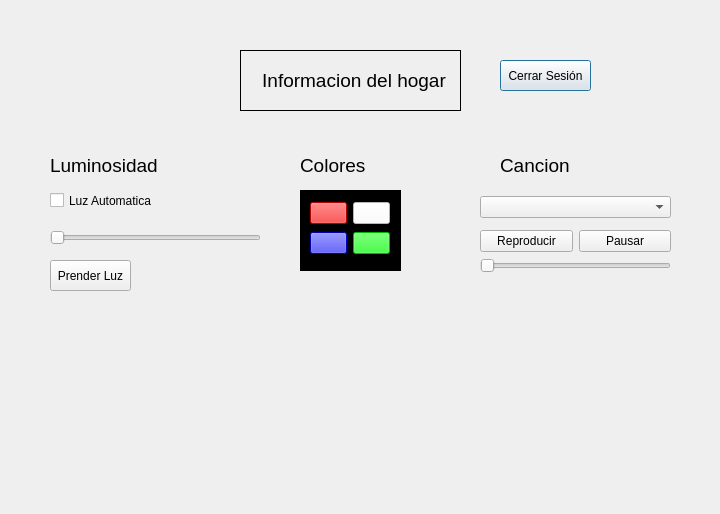
<?xml version="1.0" encoding="UTF-8"?>
<ui version="4.0">
 <class>Dialog</class>
 <widget class="QDialog" name="Dialog">
  <property name="geometry">
   <rect>
    <x>0</x>
    <y>0</y>
    <width>720</width>
    <height>514</height>
   </rect>
  </property>
  <property name="windowTitle">
   <string>Dialog</string>
  </property>
  <widget class="QLabel" name="label_lightLevel">
   <property name="geometry">
    <rect>
     <x>50</x>
     <y>150</y>
     <width>131</width>
     <height>31</height>
    </rect>
   </property>
   <property name="font">
    <font>
     <pointsize>14</pointsize>
    </font>
   </property>
   <property name="frameShape">
    <enum>QFrame::NoFrame</enum>
   </property>
   <property name="text">
    <string>Luminosidad</string>
   </property>
  </widget>
  <widget class="QPushButton" name="pushButton_closeSession">
   <property name="geometry">
    <rect>
     <x>500</x>
     <y>60</y>
     <width>91</width>
     <height>31</height>
    </rect>
   </property>
   <property name="text">
    <string>Cerrar Sesión</string>
   </property>
  </widget>
  <widget class="QPushButton" name="ToggleLuz">
   <property name="geometry">
    <rect>
     <x>50</x>
     <y>260</y>
     <width>81</width>
     <height>31</height>
    </rect>
   </property>
   <property name="text">
    <string>Prender Luz</string>
   </property>
  </widget>
  <widget class="QSlider" name="LuzLevel">
   <property name="geometry">
    <rect>
     <x>50</x>
     <y>230</y>
     <width>211</width>
     <height>16</height>
    </rect>
   </property>
   <property name="orientation">
    <enum>Qt::Horizontal</enum>
   </property>
  </widget>
  <widget class="QLabel" name="labe_tittle_2">
   <property name="geometry">
    <rect>
     <x>500</x>
     <y>150</y>
     <width>91</width>
     <height>31</height>
    </rect>
   </property>
   <property name="font">
    <font>
     <pointsize>14</pointsize>
    </font>
   </property>
   <property name="frameShape">
    <enum>QFrame::NoFrame</enum>
   </property>
   <property name="text">
    <string>Cancion</string>
   </property>
   <property name="textInteractionFlags">
    <set>Qt::LinksAccessibleByMouse</set>
   </property>
  </widget>
  <widget class="QCheckBox" name="Automatic">
   <property name="geometry">
    <rect>
     <x>50</x>
     <y>180</y>
     <width>111</width>
     <height>41</height>
    </rect>
   </property>
   <property name="text">
    <string>Luz Automatica</string>
   </property>
  </widget>
  <widget class="QFrame" name="frame">
   <property name="geometry">
    <rect>
     <x>300</x>
     <y>190</y>
     <width>101</width>
     <height>81</height>
    </rect>
   </property>
   <property name="styleSheet">
    <string notr="true">background-color: rgb(0, 0, 0);</string>
   </property>
   <property name="frameShape">
    <enum>QFrame::StyledPanel</enum>
   </property>
   <property name="frameShadow">
    <enum>QFrame::Raised</enum>
   </property>
   <widget class="QWidget" name="layoutWidget">
    <property name="geometry">
     <rect>
      <x>10</x>
      <y>10</y>
      <width>80</width>
      <height>56</height>
     </rect>
    </property>
    <layout class="QGridLayout" name="gridLayout">
     <item row="0" column="0">
      <widget class="QPushButton" name="Red">
       <property name="styleSheet">
        <string notr="true">background-color: rgb(255, 0, 0);</string>
       </property>
       <property name="text">
        <string/>
       </property>
      </widget>
     </item>
     <item row="0" column="1">
      <widget class="QPushButton" name="White">
       <property name="styleSheet">
        <string notr="true">background-color: rgb(255, 255, 255);</string>
       </property>
       <property name="text">
        <string/>
       </property>
      </widget>
     </item>
     <item row="1" column="0">
      <widget class="QPushButton" name="Blue">
       <property name="styleSheet">
        <string notr="true">background-color: rgb(0, 0, 255);</string>
       </property>
       <property name="text">
        <string/>
       </property>
      </widget>
     </item>
     <item row="1" column="1">
      <widget class="QPushButton" name="Green">
       <property name="styleSheet">
        <string notr="true">background-color: rgb(0, 255, 0);</string>
       </property>
       <property name="text">
        <string/>
       </property>
      </widget>
     </item>
    </layout>
   </widget>
  </widget>
  <widget class="QLabel" name="labe_tittle_3">
   <property name="geometry">
    <rect>
     <x>300</x>
     <y>150</y>
     <width>91</width>
     <height>31</height>
    </rect>
   </property>
   <property name="font">
    <font>
     <pointsize>14</pointsize>
    </font>
   </property>
   <property name="frameShape">
    <enum>QFrame::NoFrame</enum>
   </property>
   <property name="text">
    <string>Colores</string>
   </property>
   <property name="textInteractionFlags">
    <set>Qt::LinksAccessibleByMouse</set>
   </property>
  </widget>
  <widget class="QWidget" name="verticalLayoutWidget_2">
   <property name="geometry">
    <rect>
     <x>480</x>
     <y>190</y>
     <width>191</width>
     <height>91</height>
    </rect>
   </property>
   <layout class="QVBoxLayout" name="verticalLayout_2">
    <item>
     <widget class="QComboBox" name="ComboMusic"/>
    </item>
    <item>
     <layout class="QVBoxLayout" name="verticalLayout">
      <item>
       <layout class="QHBoxLayout" name="horizontalLayout">
        <item>
         <widget class="QPushButton" name="PlayMusic">
          <property name="text">
           <string>Reproducir</string>
          </property>
          <property name="icon">
           <iconset>
            <normaloff>568288.png</normaloff>568288.png</iconset>
          </property>
         </widget>
        </item>
        <item>
         <widget class="QPushButton" name="PauseMusic">
          <property name="text">
           <string>Pausar</string>
          </property>
          <property name="icon">
           <iconset>
            <normaloff>pause.png</normaloff>pause.png</iconset>
          </property>
         </widget>
        </item>
       </layout>
      </item>
      <item>
       <widget class="QSlider" name="VolumeMusic">
        <property name="orientation">
         <enum>Qt::Horizontal</enum>
        </property>
       </widget>
      </item>
     </layout>
    </item>
   </layout>
  </widget>
  <widget class="QLabel" name="label_titulo">
   <property name="geometry">
    <rect>
     <x>240</x>
     <y>50</y>
     <width>221</width>
     <height>61</height>
    </rect>
   </property>
   <property name="font">
    <font>
     <pointsize>20</pointsize>
    </font>
   </property>
   <property name="frameShape">
    <enum>QFrame::Box</enum>
   </property>
   <property name="text">
    <string>&lt;html&gt;&lt;head/&gt;&lt;body&gt;&lt;p align=&quot;center&quot;&gt;&lt;span style=&quot; font-size:14pt; color:#000000;&quot;&gt;Informacion del hogar&lt;/span&gt;&lt;/p&gt;&lt;/body&gt;&lt;/html&gt;</string>
   </property>
  </widget>
 </widget>
 <resources/>
 <connections/>
</ui>
